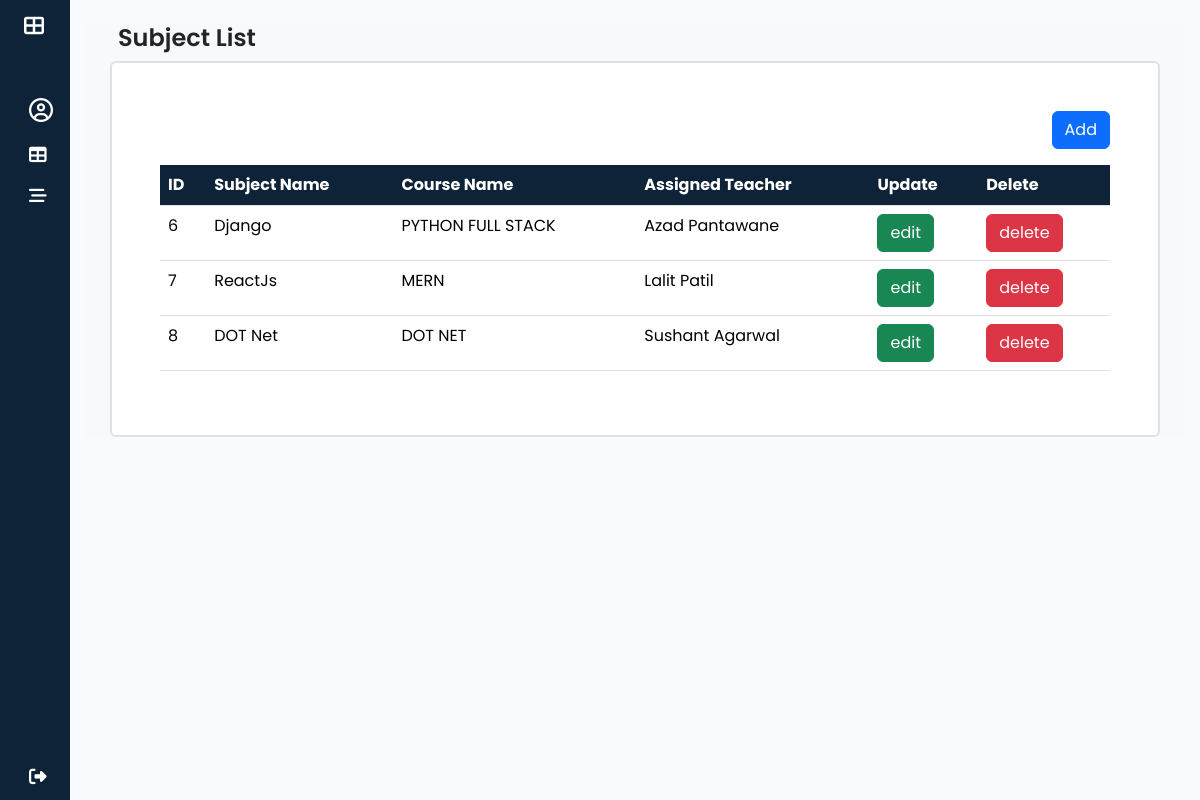
The page /admins/subjects/ on the database as committed earlier.
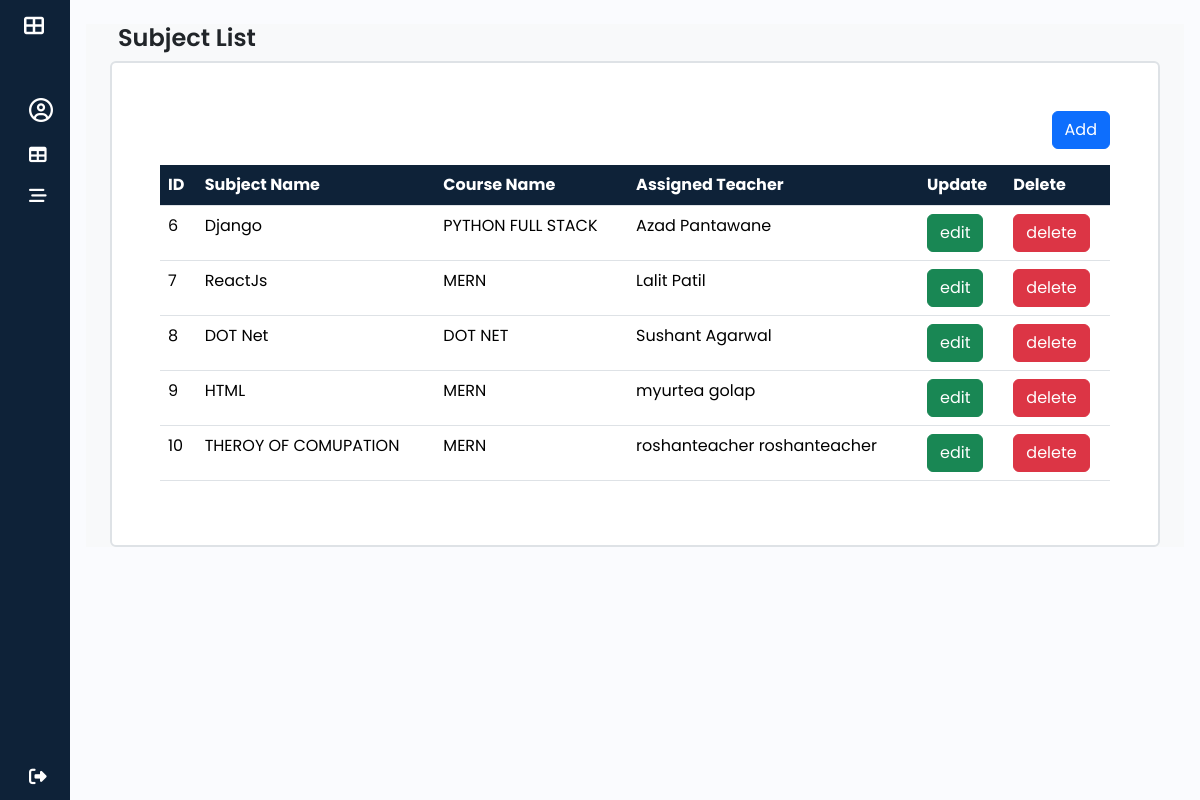
The same page on the database as committed later.
### attendance/models.py (models this page shows, shortened)
class Subject(models.Model):
    name = models.CharField(max_length=100)
    course = models.ForeignKey(Course,on_delete=models.SET_NULL,null=True,blank=True)
    teacher = models.ForeignKey(Teacher,on_delete=models.SET_NULL,null=True,blank=True,related_name='teacher_subject')
    created_at = models.DateTimeField(auto_now_add=True,blank=True,null=True)
    updated_at = models.DateTimeField(auto_now=True,blank=True,null=True)

class Course(models.Model):
    name = models.CharField(max_length=100,unique=True)
    created_at = models.DateTimeField(auto_now_add=True)
    updated_at = models.DateTimeField(auto_now=True)

class Teacher(models.Model):
    user = models.OneToOneField(User,on_delete=models.CASCADE,primary_key=True,related_name='teacher_model')
    gender = models.CharField(max_length=20,default='male')
    phone_no = models.CharField(max_length=10,unique=True,null=True,blank=True)
    address = models.TextField(null=True,blank=True)
    joining_date = models.DateField(auto_now_add=True)
    department = models.CharField(max_length=100,null=True,blank=True)
    is_active = models.BooleanField(default=True)
    created_at = models.DateTimeField(auto_now_add=True,blank=True,null=True)
    updated_at = models.DateTimeField(auto_now=True,blank=True,null=True)

class User(AbstractUser):
    USER_TYPE = [
        ('ADMIN', 'Admin'),
        ('STUDENT','student'),
        ('TEACHER','teacher'),
    ]
    user_type = models.CharField(max_length=25,choices = USER_TYPE,default='STUDENT',null=False,blank=False)
    profile_pic = models.ImageField(upload_to='profile_pics/',null=True,blank=True)
    email_verified = models.BooleanField(default=False)
    otp = models.CharField(max_length=6, blank=True, null=True)
    groups = models.ManyToManyField(
        Group,
        related_name="custom_user_groups",  # Avoids conflict with auth.User.groups
        blank=True
    )
    user_permissions = models.ManyToManyField(
        Permission,
        related_name="custom_user_permissions",  # Avoids conflict with auth.User.user_permissions
        blank=True
    )

### ITP_STU_ATTENDANCE/adminViews.py (the view)
# urls.py: path('admins/subjects/',adminViews.subject_list,name='subject_list'),
def subject_list(request):
    subjects = Subject.objects.all()
    return render(request,'admin/subjectList.html',{'subjects':subjects})

### templates/admin/subjectList.html (shortened to what this page needs)
{% extends "base.html" %}
{% block content %}
<section class="container-fluid bg-light" id='main-content'>
    <section class="container">
        <h1 class="m-2">Subject List</h1>
        <div class="content bg-white p-5 my-auto border border-2 rounded">
            <div class="d-flex justify-content-end">
                <a href="{% url "subject_add" %}" class="btn btn-primary mb-3">Add</a>
            </div>
            <table class="table table-hover">
                <thead class="table " style="--bs-table-bg: #0e2238;">
                    <th scope="col" class="text-white">ID</th>
                    <th scope="col" class="text-white">Subject Name</th>
                    <th scope="col" class="text-white">Course Name</th>
                    <th scope="col" class="text-white">Assigned Teacher</th>
                    <th scope="col" class="text-white">Update</th>
                    <th scope="col" class="text-white">Delete</th>
                </thead>
                <tbody>
                    {% for subject in subjects %}
                        <tr>
                            <td>{{subject.id}}</td>
                            <td>{{subject.name}}</td>
                            <td>{{subject.course.name}}</td>
                            <td>{{subject.teacher.user.get_full_name}}</td>
                            <td><a href="{% url "subject_edit" subject.id %}" class="btn btn-success">edit</a></td>
                            <td><a href="{% url "subject_delete" subject.id %}" class="btn btn-danger">delete</a></td>
                        </tr>
                    {% endfor %}
                </tbody>
              </table>
        </div>
    </section>
</section>
{% endblock content %}

Rows that differ between the two databases and show on the page:
added Subject: id "9", name "HTML", course.name "MERN", teacher.user.get_full_name "myurtea golap"
added Subject: id "10", name "THEROY OF COMUPATION", course.name "MERN", teacher.user.get_full_name "roshanteacher roshanteacher"
